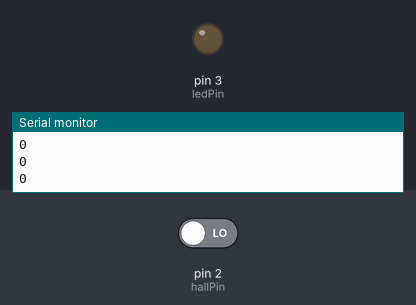
Simulated run of this sketch. Board: Arduino Uno, built with avr-gcc and run on an emulated ATmega328P. On the bench: output pins drawn as LEDs (lit = HIGH), the last lines printed to the serial monitor. The inputs (shaded band) are chosen by the test bench; at power-on: pin 2 (hallPin) LOW.

Above: at 1.2 s.
1.3 s: pin 2 (hallPin) driven HIGH
At 2.0 s:
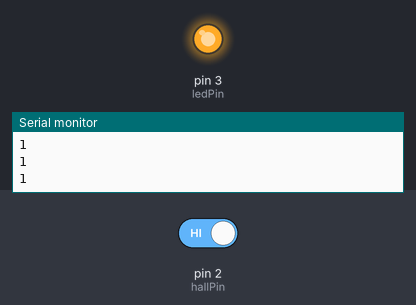
2.8 s: pin 2 (hallPin) driven LOW
At 3.3 s:
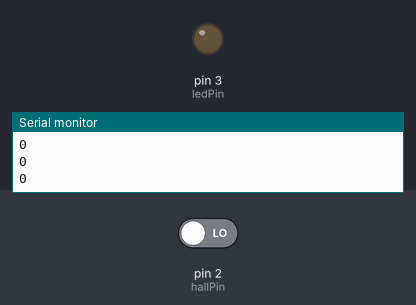
Timing chart, 0 to 5.8 s (numbered marks = the images above; inputs shaded):
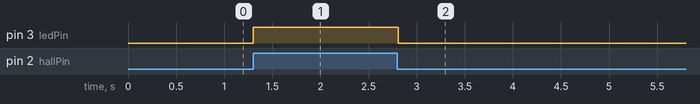

Measured:
- after the input at 1.3 s, pin 3 (ledPin): LOW → HIGH at once
- after the input at 2.8 s, pin 3 (ledPin): HIGH → LOW at once

The sketch:

halleffect.ino
```cpp
// Hall effect
// left pin: +5V
// middle pin: GND
// right pin: DATA(hallPin) -> R10K -> +5V

int hallPin = 2;
int ledPin = 3;
void setup()
{
    Serial.begin(9600);
    pinMode(hallPin, INPUT);
    pinMode(ledPin, OUTPUT);
    digitalWrite(ledPin, HIGH);
}

void loop()
{
    int sensorValue = digitalRead(hallPin);
    Serial.println(sensorValue);
    if(sensorValue){
        digitalWrite(ledPin, HIGH);
    }else{
        digitalWrite(ledPin, LOW);
    }
    delay(10);
}
```
